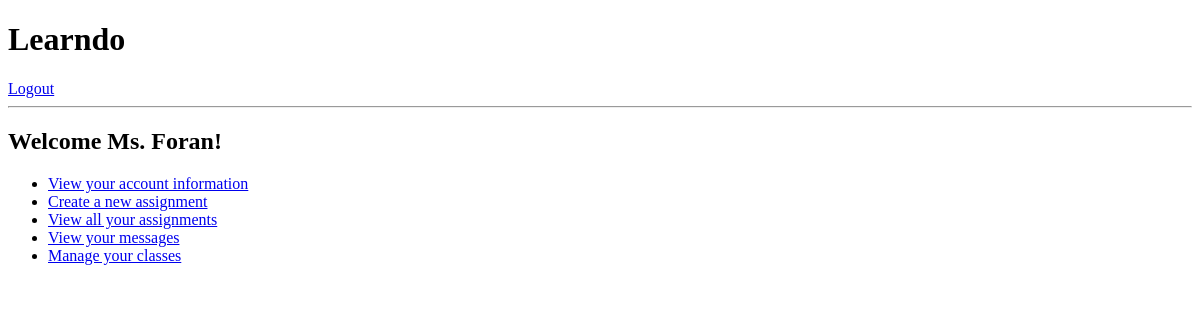
/teacher/7 (signed in), run on an earlier commit of the app's database.
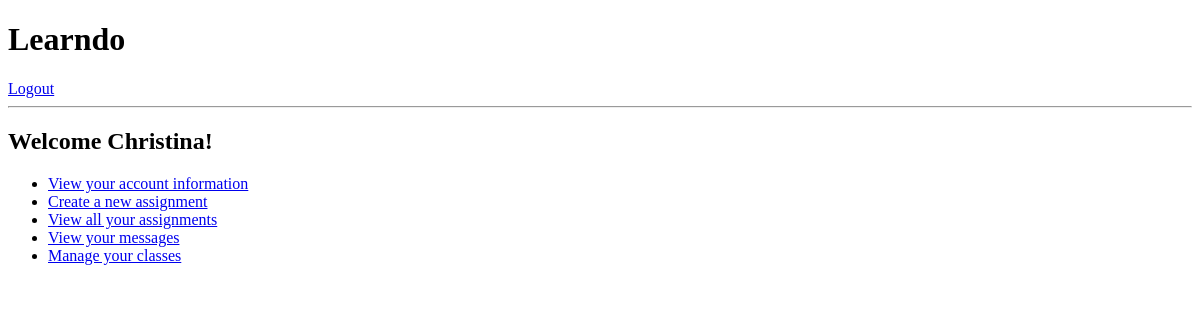
And on a later commit of the database.
### model.py (models this page shows, shortened)
class User(db.Model):
    __tablename__ = "users"
    user_id = db.Column(db.Integer, autoincrement=True, primary_key=True)
    is_teacher = db.Column(db.Boolean, nullable=False)
    username = db.Column(db.Integer, nullable=False, unique=True)
    password = db.Column(db.String(16), nullable=False)
    email = db.Column(db.String(64), nullable=True)
    first_name = db.Column(db.String(32), nullable=False)
    last_name = db.Column(db.String(32), nullable=True)
    display_name = db.Column(db.String(32), nullable=True)
    school = db.Column(db.String(64), nullable=True)
    classes = db.relationship("Class",
                             secondary='usersclasses',
                             backref="users")
    tasks = db.relationship('Task', backref='user')
    assignments = db.relationship('Assignment', backref='user')

### server.py (the view)
@app.route('/teacher/<int:user_id>')
def show_teacher_dashboard(user_id):
    if session['user_id'] == user_id:
        teacher = User.query.get(user_id)  ## Can I make this a global variable or store in session?
        return render_template("tdashboard.html", teacher=teacher)
    else:
        flash("You do not have access to that page.")
        return redirect("/")

### templates/tdashboard.html
{% extends 'base.html' %}
{% block content %}
<h2>Welcome {{ teacher.display_name }}!</h2></a>
<ul>
	<li><a href='/profile/{{ teacher.user_id }}'>View your account information</a></li>
	<li><a href='/new_task'>Create a new assignment</a></li>
	<li><a href='/teacher/{{ teacher.user_id }}/assignments'>View all your assignments</a></li>
	<li><a href='/teacher/{{ teacher.user_id }}/messages'>View your messages</a></li>
	<li><a href='/teacher/{{ teacher.user_id }}/classes'>Manage your classes</a></li>
</ul>
{% endblock %}

### templates/base.html (shortened to what this page needs)
<!doctype html>
<html>
<head>
</head>
<body>
<h1>Learndo</h1>
{% if "user_id" in session %}
    <a href="/logout">Logout</a>
{% else %}
    <a href="/login">Login</a>
{% endif %}
<hr>
{% block content %}{% endblock %}
</body>
</html>

What changed in the data, as far as the page shows it:
changed User: display_name "Ms. Foran" → "Christina"
